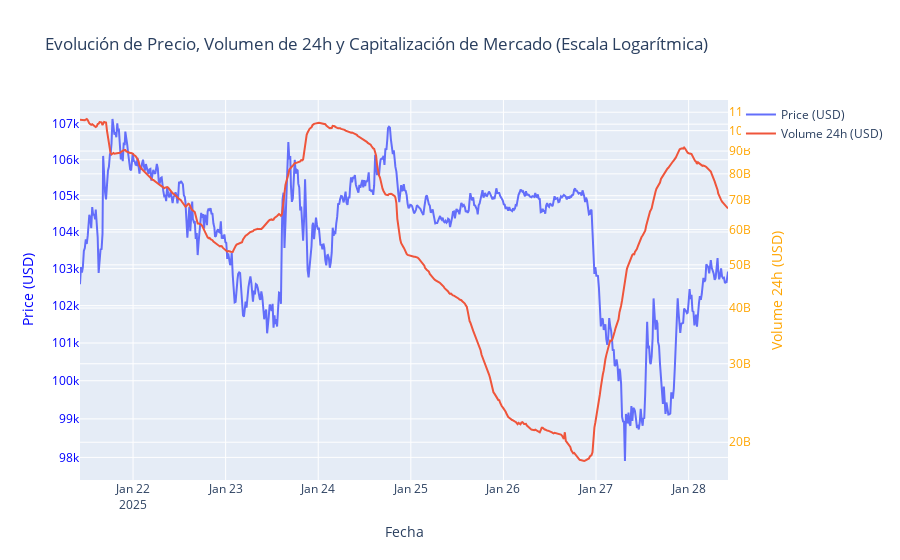

Notebook cell for this chart:
### Code cell
import plotly.graph_objects as go

fig = go.Figure()

# Graficar el Precio
fig.add_trace(go.Scatter(x=df.index, y=df['price'], mode='lines', name='Price (USD)', yaxis='y1'))

# Graficar el Volumen de 24h
fig.add_trace(go.Scatter(x=df.index, y=df['volume_24h'], mode='lines', name='Volume 24h (USD)', yaxis='y2'))

# Configurar los ejes con escala logarítmica
fig.update_layout(
    title='Evolución de Precio, Volumen de 24h y Capitalización de Mercado (Escala Logarítmica)',
    xaxis_title='Fecha',
    yaxis=dict(
        title='Price (USD)',
        type='log',  # Escala logarítmica
        titlefont=dict(color='blue'),
        tickfont=dict(color='blue'),
        side='left'
    ),
    yaxis2=dict(
        title='Volume 24h (USD)',
        type='log',  # Escala logarítmica
        titlefont=dict(color='orange'),
        tickfont=dict(color='orange'),
        overlaying='y',
        side='right'
    ),
)

# Mostrar la figura
fig.show()

### Figure 1 — Plotly figure (JSON) as saved in the notebook; plotly's stock layout.template omitted (floating-point values rounded to 4 significant figures; data arrays with more than 128 entries replaced by an {"elided": "..."} marker saying what was removed)
{"data": [{"mode": "lines", "name": "Price (USD)", "type": "scatter", "x": {"elided": "701 str values"}, "y": {"elided": "701 float values"}, "yaxis": "y"}, {"mode": "lines", "name": "Volume 24h (USD)", "type": "scatter", "x": {"elided": "701 str values"}, "y": {"elided": "701 float values"}, "yaxis": "y2"}], "layout": {"title": {"text": "Evolución de Precio, Volumen de 24h y Capitalización de Mercado (Escala Logarítmica)"}, "xaxis": {"title": {"text": "Fecha"}}, "yaxis": {"side": "left", "tickfont": {"color": "blue"}, "title": {"font": {"color": "blue"}, "text": "Price (USD)"}, "type": "log"}, "yaxis2": {"overlaying": "y", "side": "right", "tickfont": {"color": "orange"}, "title": {"font": {"color": "orange"}, "text": "Volume 24h (USD)"}, "type": "log"}}}
